Frame 1 (no input): blank canvas, image omitted
Frame 60 (the mouse pressed at the canvas centre just before this capture): blank canvas, image omitted
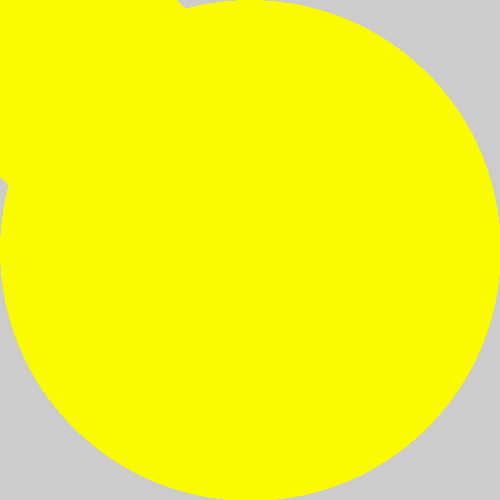
Frame 120 (the mouse held since frame 60 and released just before this capture)

The Processing sketch whose frames 1 and 60 were blank and that drew this single picture after the mouse press (run headless with seeded random() and noise(); from frame 60 on, the mouse is pressed at the canvas centre):

// Processing sketch: processing_9181
// ── processing_9181.pde

void setup () {
  size(500,500);
}


void draw () {
  //background(255);
  //println(mouseX + "," + mouseY);
  //ellipse(mouseX, mouseY, 10, 10);
  stroke(mouseX, mouseY, 0);
  strokeWeight(abs(pmouseX+mouseY));
  line(pmouseX, pmouseY, mouseX, mouseY);
}
